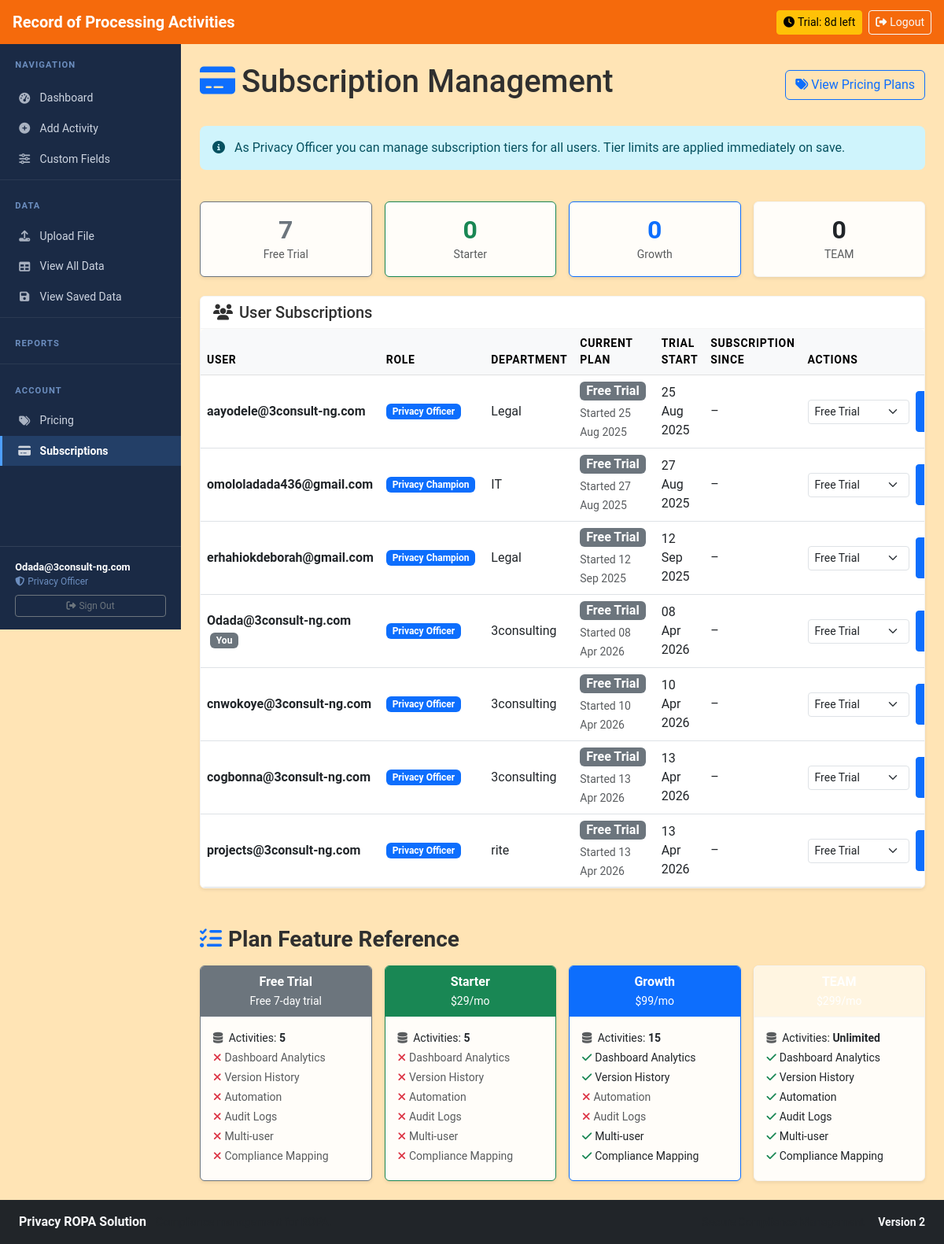
Page /subscription (signed in) on the committed database.
### models.py (models this page shows)
class User(UserMixin, db.Model):
    __tablename__ = 'users'
    id = db.Column(Integer, primary_key=True)
    email = db.Column(String(120), unique=True, nullable=False)
    password_hash = db.Column(String(256), nullable=False)
    role = db.Column(String(50), nullable=False, default='Privacy Champion')
    department = db.Column(String(100))
    created_at = db.Column(DateTime, default=datetime.utcnow)
    last_login = db.Column(DateTime)
    reset_token = db.Column(String(256), nullable=True)
    reset_token_expires = db.Column(DateTime, nullable=True)
    subscription_tier = db.Column(String(50), nullable=False, default='trial')
    trial_start_date = db.Column(DateTime, default=datetime.utcnow)
    subscription_start_date = db.Column(DateTime, nullable=True)
    subscription_end_date = db.Column(DateTime, nullable=True)
    upgrade_email_sent = db.Column(Boolean, default=False)
    ropa_records = db.relationship('ROPARecord', foreign_keys='ROPARecord.created_by', backref='creator', lazy=True)

### app.py (the view)
@app.route('/subscription')
@login_required
def subscription():
    if current_user.role != 'Privacy Officer':
        abort(403)
    users = models.User.query.all()
    return render_template('subscription_manage.html', users=users, tiers=TIER_CONFIG)

### templates/subscription_manage.html (shortened to what this page needs)
{% extends "base.html" %}
{% block content %}
<div class="d-flex justify-content-between align-items-center mb-4">
    <h1><i class="fas fa-credit-card me-2 text-primary"></i>Subscription Management</h1>
    <a href="{{ url_for('pricing') }}" class="btn btn-outline-primary">
        <i class="fas fa-tags me-1"></i>View Pricing Plans
    </a>
</div>
<div class="row mb-4">
    <div class="col-12">
        <div class="alert alert-info">
            <i class="fas fa-info-circle me-2"></i>
            As Privacy Officer you can manage subscription tiers for all users. Tier limits are applied immediately on save.
        </div>
    </div>
</div>
<div class="row g-3 mb-4">
    {% set tier_counts = {} %}
    {% for user in users %}
        {% set t = user.subscription_tier or 'trial' %}
        {% if t in tier_counts %}
            {% set _ = tier_counts.update({t: tier_counts[t] + 1}) %}
        {% else %}
            {% set _ = tier_counts.update({t: 1}) %}
        {% endif %}
    {% endfor %}
    {% for tier_key, tier_info in tiers.items() %}
    <div class="col-6 col-md-3">
        <div class="card border-{{ tier_info.color }} text-center">
            <div class="card-body py-3">
                <h2 class="mb-0 fw-bold text-{{ tier_info.color }}">{{ tier_counts.get(tier_key, 0) }}</h2>
                <small class="text-muted">{{ tier_info.name }}</small>
            </div>
        </div>
    </div>
    {% endfor %}
</div>
<div class="card">
    <div class="card-header bg-white">
        <h5 class="mb-0"><i class="fas fa-users me-2"></i>User Subscriptions</h5>
    </div>
    <div class="card-body p-0">
        <div class="table-responsive">
            <table class="table table-hover align-middle mb-0">
                <thead class="table-light">
                    <tr>
                        <th>User</th>
                        <th>Role</th>
                        <th>Department</th>
                        <th>Current Plan</th>
                        <th>Trial Start</th>
                        <th>Subscription Since</th>
                        <th>Actions</th>
                    </tr>
                </thead>
                <tbody>
                    {% for user in users %}
                    {% set effective_tier = user.subscription_tier or 'trial' %}
                    {% set tier_info = tiers.get(effective_tier, tiers['trial']) %}
                    <tr>
                        <td>
                            <strong>{{ user.email }}</strong>
                            {% if user.id == current_user.id %}
                            <span class="badge bg-secondary ms-1">You</span>
                            {% endif %}
                        </td>
                        <td><span class="badge bg-primary">{{ user.role }}</span></td>
                        <td>{{ user.department or '–' }}</td>
                        <td>
                            <span class="badge bg-{{ tier_info.color }} fs-6 px-2 py-1">
                                {{ tier_info.name }}
                            </span>
                            {% if effective_tier == 'trial' and user.trial_start_date %}
                                {% set days_used = ((now if now is defined else '') or '') %}
                                <br><small class="text-muted">Started {{ user.trial_start_date.strftime('%d %b %Y') }}</small>
                            {% endif %}
                        </td>
                        <td>
                            {% if user.trial_start_date %}
                                {{ user.trial_start_date.strftime('%d %b %Y') }}
                            {% else %}–{% endif %}
                        </td>
                        <td>
                            {% if user.subscription_start_date %}
                                {{ user.subscription_start_date.strftime('%d %b %Y') }}
                            {% else %}–{% endif %}
                        </td>
                        <td>
                            <form method="POST" action="{{ url_for('update_subscription', user_id=user.id) }}" class="d-flex gap-2 align-items-center">
                                <select name="tier" class="form-select form-select-sm" style="width:140px;">
                                    {% for tier_key, tier_info_opt in tiers.items() %}
                                    <option value="{{ tier_key }}" {% if effective_tier == tier_key %}selected{% endif %}>
                                        {{ tier_info_opt.name }}
                                    </option>
                                    {% endfor %}
                                </select>
                                <button type="submit" class="btn btn-sm btn-primary">
                                </button>
                            </form>
                        </td>
                    </tr>
                    {% endfor %}
                </tbody>
            </table>
        </div>
    </div>
</div>
<h3 class="mt-5 mb-3 fw-bold"><i class="fas fa-list-check me-2 text-primary"></i>Plan Feature Reference</h3>
<div class="row g-3">
    {% for tier_key, tier_info in tiers.items() %}
    <div class="col-md-6 col-lg-3">
        <div class="card h-100 border-{{ tier_info.color }}">
            <div class="card-header bg-{{ tier_info.color }} text-white text-center">
                <strong>{{ tier_info.name }}</strong>
                {% if tier_info.price_monthly > 0 %}
                <br><small>${{ tier_info.price_monthly }}/mo</small>
                {% else %}
                <br><small>Free 7-day trial</small>
                {% endif %}
            </div>
            <div class="card-body">
                <ul class="list-unstyled mb-0 small">
                    <li class="mb-1">
                        <i class="fas fa-database me-1 text-muted"></i>
                        Activities: <strong>{{ tier_info.max_activities if tier_info.max_activities else 'Unlimited' }}</strong>
                    </li>
                    {% set features = [
                        ('has_dashboard', 'Dashboard Analytics'),
                        ('has_version_history', 'Version History'),
                        ('has_automation', 'Automation'),
                        ('has_audit_logs', 'Audit Logs'),
                        ('has_multi_user', 'Multi-user'),
                        ('has_compliance_mapping', 'Compliance Mapping'),
                    ] %}
                    {% for key, label in features %}
                    <li class="mb-1">
                        {% if tier_info.get(key) %}
                        <i class="fas fa-check text-success me-1"></i>{{ label }}
                        {% else %}
                        <i class="fas fa-times text-danger me-1"></i><span class="text-muted">{{ label }}</span>
                        {% endif %}
                    </li>
                    {% endfor %}
                </ul>
            </div>
        </div>
    </div>
    {% endfor %}
</div>
{% endblock %}

### templates/base.html (shortened to what this page needs)
<!DOCTYPE html>
<html lang="en" data-bs-theme="light">
<head>
    <link href="https://cdn.jsdelivr.net/npm/bootstrap@5.3.0/dist/css/bootstrap.min.css" rel="stylesheet">
    <link href="https://cdnjs.cloudflare.com/ajax/libs/font-awesome/6.4.0/css/all.min.css" rel="stylesheet">
    <link href="{{ url_for('static', filename='css/custom.css') }}" rel="stylesheet">
</head>
<body>
    <nav class="navbar navbar-dark bg-primary px-3 {% if current_user.is_authenticated %}navbar-auth{% endif %}">
        <a class="navbar-brand fw-bold" href="{{ url_for('index') }}">
            Record of Processing Activities
        </a>
        {% if current_user.is_authenticated %}
        <div class="ms-auto d-flex align-items-center gap-2">
            {% if sub_tier == 'trial' and sub_trial_days is not none %}
            <a href="{{ url_for('pricing') }}" class="btn btn-sm btn-warning">
                <i class="fas fa-clock me-1"></i>Trial: {{ sub_trial_days }}d left
            </a>
            {% elif sub_tier == 'expired' %}
            <a href="{{ url_for('pricing') }}" class="btn btn-sm btn-danger">
                <i class="fas fa-exclamation-circle me-1"></i>Trial Expired – Upgrade
            </a>
            {% elif sub_tier %}
            <span class="badge bg-{{ sub_config.get('color', 'secondary') }} fs-6 px-3 py-2">
                <i class="fas fa-star me-1"></i>{{ sub_config.get('name', sub_tier|title) }}
            </span>
            {% endif %}
            <a href="{{ url_for('logout') }}" class="btn btn-sm btn-outline-light">
                <i class="fas fa-sign-out-alt me-1"></i>Logout
            </a>
        </div>
        {% endif %}
    </nav>
    {% if current_user.is_authenticated %}
    <div class="app-shell">
        <nav id="sidebar">
            <div class="sidebar-brand">Navigation</div>
            <div class="nav flex-column mt-1">
                <a class="nav-link {% if request.endpoint in ['index','privacy_officer_dashboard','privacy_champion_dashboard'] %}active{% endif %}"
                   href="{{ url_for('index') }}">
                    <i class="fas fa-tachometer-alt"></i> Dashboard
                </a>
                <a class="nav-link {% if request.endpoint == 'add_activity' %}active{% endif %}"
                   href="{{ url_for('add_activity') }}">
                    <i class="fas fa-plus-circle"></i> Add Activity
                </a>
                <a class="nav-link {% if request.endpoint == 'custom_tabs' %}active{% endif %}"
                   href="{{ url_for('custom_tabs') }}">
                    <i class="fas fa-sliders-h"></i> Custom Fields
                </a>
                {% if current_user.role == 'Privacy Officer' %}
                <div class="sidebar-divider"></div>
                <div class="sidebar-brand">Data</div>
                <a class="nav-link {% if request.endpoint == 'upload_file' %}active{% endif %}"
                   href="{{ url_for('upload_file') }}">
                    <i class="fas fa-upload"></i> Upload File
                </a>
                <a class="nav-link {% if request.endpoint == 'view_all_ropa_excel' %}active{% endif %}"
                   href="{{ url_for('view_all_ropa_excel') }}">
                    <i class="fas fa-table"></i> View All Data
                </a>
                <a class="nav-link {% if request.endpoint == 'view_saved_ropa' %}active{% endif %}"
                   href="{{ url_for('view_saved_ropa') }}">
                    <i class="fas fa-save"></i> View Saved Data
                </a>
                {% endif %}
                <div class="sidebar-divider"></div>
                <div class="sidebar-brand">Reports</div>
                <div class="sidebar-divider"></div>
                <div class="sidebar-brand">Account</div>
                <a class="nav-link {% if request.endpoint == 'pricing' %}active{% endif %}"
                   href="{{ url_for('pricing') }}">
                    <i class="fas fa-tags"></i> Pricing
                </a>
                {% if current_user.role == 'Privacy Officer' %}
                <a class="nav-link {% if request.endpoint == 'subscription' %}active{% endif %}"
                   href="{{ url_for('subscription') }}">
                    <i class="fas fa-credit-card"></i> Subscriptions
                </a>
                {% endif %}
            </div>
            <div class="sidebar-user">
                <div class="user-email">{{ current_user.email }}</div>
                <div class="user-role"><i class="fas fa-shield-alt me-1"></i>{{ current_user.role }}</div>
                <div class="mt-2">
                    <a href="{{ url_for('logout') }}" class="btn btn-sm btn-outline-secondary w-100" style="font-size:0.75rem;">
                        <i class="fas fa-sign-out-alt me-1"></i>Sign Out
                    </a>
                </div>
            </div>
        </nav>
        <main class="main-content p-4">
    {% else %}
    <main class="container my-4">
    {% endif %}
        {% block content %}{% endblock %}
    {% if current_user.is_authenticated %}
        </main>
    </div>
    {% else %}
    </main>
    {% endif %}
    <footer class="bg-dark text-light py-3 mt-auto">
        <div class="container-fluid px-4">
            <div class="row align-items-center">
                <div class="col-md-6">
                    <span class="fw-bold">Privacy ROPA Solution</span>
                    <span class="text-muted ms-2 small">Compliance management for ROPA.</span>
                </div>
                <div class="col-md-6 text-md-end">
                    <small class="text-muted">Secure Compliance Management &nbsp;·&nbsp; <strong class="text-light">Version 2</strong></small>
                </div>
            </div>
        </div>
    </footer>
</body>
</html>

### rows in the picture
User: email "Odada@3consult-ng.com", role "Privacy Officer", shows "You", department "3consulting", name "Free Trial", trial_start_date "08 Apr 2026", tier "Free Trial"
User: email "aayodele@3consult-ng.com", role "Privacy Officer", department "Legal", name "Free Trial", trial_start_date "25 Aug 2025", tier "Free Trial"
User: email "omololadada436@gmail.com", role "Privacy Champion", department "IT", name "Free Trial", trial_start_date "27 Aug 2025", tier "Free Trial"
User: email "erhahiokdeborah@gmail.com", role "Privacy Champion", department "Legal", name "Free Trial", trial_start_date "12 Sep 2025", tier "Free Trial"
User: email "cnwokoye@3consult-ng.com", role "Privacy Officer", department "3consulting", name "Free Trial", trial_start_date "10 Apr 2026", tier "Free Trial"
User: email "cogbonna@3consult-ng.com", role "Privacy Officer", department "3consulting", name "Free Trial", trial_start_date "13 Apr 2026", tier "Free Trial"
User: email "projects@3consult-ng.com", role "Privacy Officer", department "rite", name "Free Trial", trial_start_date "13 Apr 2026", tier "Free Trial"

### other values in the picture
{{ sub_trial_days }} "8"
{{ tier_counts.get(tier_key, 0) }} "7" "0" "0" "0"
{{ tier_info.name }} "Free Trial" "Starter" "Growth" "TEAM"
{{ tier_info.name }} "Free Trial" "Starter" "Growth"
{{ tier_info.max_activities if tier_info.max_activities else 'Unlimited' }} "5" "5" "15" "Unlimited"
{{ label }} "Dashboard Analytics" "Version History" "Automation" "Audit Logs" "Multi-user" "Compliance Mapping" "Dashboard Analytics" "Version History" "Automation" "Audit Logs" "Multi-user" "Compliance Mapping" "Automation" "Audit Logs"
{{ tier_info.price_monthly }} "29" "99"
{{ label }} "Dashboard Analytics" "Version History" "Multi-user" "Compliance Mapping" "Dashboard Analytics" "Version History" "Automation" "Audit Logs" "Multi-user" "Compliance Mapping"
